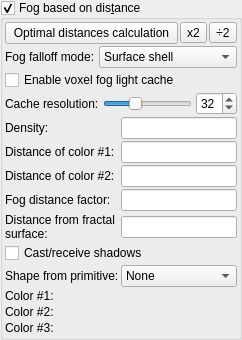
            <widget class="MyGroupBox" name="groupCheck_volumetric_fog_enabled">
             <property name="toolTip">
              <string>&lt;html&gt;&lt;head/&gt;&lt;body&gt;&lt;p&gt;Fog density depends on distance from the fractal surface.&lt;/p&gt;&lt;p&gt;&lt;b&gt;Note:&lt;/b&gt; enabling volumetric fog in OpenCL compiles extra shader code and may trigger a kernel rebuild.&lt;/p&gt;&lt;table border=&quot;0&quot; style=&quot; margin-top:0px; margin-bottom:0px; margin-left:0px; margin-right:0px;&quot; cellspacing=&quot;2&quot; cellpadding=&quot;0&quot;&gt;&lt;tr&gt;&lt;td&gt;&lt;p&gt;High distance values&lt;/p&gt;&lt;/td&gt;&lt;td&gt;&lt;p&gt;Low distance values&lt;/p&gt;&lt;/td&gt;&lt;/tr&gt;&lt;tr&gt;&lt;td&gt;&lt;p&gt;&lt;img src=&quot;:/tooltips/tooltips_images/image - shader - distance glow.jpg&quot;/&gt;&lt;/p&gt;&lt;/td&gt;&lt;td&gt;&lt;p&gt;&lt;img src=&quot;:/tooltips/tooltips_images/image - shader - distance glow 2.jpeg&quot;/&gt;&lt;/p&gt;&lt;/td&gt;&lt;/tr&gt;&lt;/table&gt;&lt;/body&gt;&lt;/html&gt;</string>
             </property>
             <property name="title">
              <string>Fog based on dis&amp;tance</string>
             </property>
             <property name="checkable">
              <bool>true</bool>
             </property>
             <layout class="QVBoxLayout" name="verticalLayout_33">
              <property name="spacing">
               <number>2</number>
              </property>
              <property name="leftMargin">
               <number>2</number>
              </property>
              <property name="topMargin">
               <number>2</number>
              </property>
              <property name="rightMargin">
               <number>2</number>
              </property>
              <property name="bottomMargin">
               <number>2</number>
              </property>
              <item>
               <layout class="QHBoxLayout" name="horizontalLayout_4">
                <property name="spacing">
                 <number>2</number>
                </property>
                <item>
                 <widget class="QPushButton" name="button_calculateFog">
                  <property name="sizePolicy">
                   <sizepolicy hsizetype="Minimum" vsizetype="Maximum">
                    <horstretch>0</horstretch>
                    <verstretch>0</verstretch>
                   </sizepolicy>
                  </property>
                  <property name="toolTip">
                   <string>&lt;html&gt;&lt;head/&gt;&lt;body&gt;&lt;p&gt;Calculates optimal settings for fog effect.&lt;/p&gt;&lt;/body&gt;&lt;/html&gt;</string>
                  </property>
                  <property name="text">
                   <string>Optimal distances calculation</string>
                  </property>
                 </widget>
                </item>
                <item>
                 <widget class="QToolButton" name="toolButton_fog_distance_double">
                  <property name="text">
                   <string>x2</string>
                  </property>
                 </widget>
                </item>
                <item>
                 <widget class="QToolButton" name="toolButton_fog_distance_half">
                  <property name="text">
                   <string>÷2</string>
                  </property>
                 </widget>
                </item>
               </layout>
              </item>
              <item>
               <layout class="QHBoxLayout" name="horizontalLayout_volumetricFogMode">
                <property name="spacing">
                 <number>4</number>
                </property>
                <item>
                 <widget class="QLabel" name="label_volumetric_fog_mode">
                  <property name="text">
                   <string>Fog falloff mode:</string>
                  </property>
                  <property name="toolTip">
                   <string>Controls how volumetric fog density varies in space. Surface shell wraps the fractal (default). Other modes use ray depth, world height, camera distance, or a hybrid blend.</string>
                  </property>
                 </widget>
                </item>
                <item>
                 <widget class="QComboBox" name="comboBox_volumetric_fog_mode">
                  <property name="toolTip">
                   <string>Surface shell = Lorentzian around DE surface. Exponential depth = uniform haze along the view ray. Height fog = denser below a Y threshold. Camera distance = fog increases with distance from camera. Hybrid = 50/50 shell + depth.</string>
                  </property>
                  <item>
                   <property name="text">
                    <string>Surface shell</string>
                   </property>
                  </item>
                  <item>
                   <property name="text">
                    <string>Exponential depth</string>
                   </property>
                  </item>
                  <item>
                   <property name="text">
                    <string>Height fog</string>
                   </property>
                  </item>
                  <item>
                   <property name="text">
                    <string>Camera distance</string>
                   </property>
                  </item>
                  <item>
                   <property name="text">
                    <string>Hybrid shell + depth</string>
                   </property>
                  </item>
                 </widget>
                </item>
               </layout>
              </item>
              <item>
               <widget class="MyCheckBox" name="checkBox_voxel_fog_cache_enabled">
                <property name="toolTip">
                 <string>Precomputes a coarse 3D light cache for volumetric fog. Reduces per-step light marching cost in scenes with many lights (approximate, no volumetric shadows).</string>
                </property>
                <property name="text">
                 <string>Enable voxel fog light cache</string>
                </property>
               </widget>
              </item>
              <item>
               <layout class="QHBoxLayout" name="horizontalLayout_voxel_fog_cache_resolution">
                <property name="spacing">
                 <number>4</number>
                </property>
                <item>
                 <widget class="QLabel" name="label_voxel_fog_cache_resolution">
                  <property name="text">
                   <string>Cache resolution:</string>
                  </property>
                 </widget>
                </item>
                <item>
                 <widget class="QSlider" name="sliderInt_voxel_fog_cache_resolution">
                  <property name="minimum">
                   <number>16</number>
                  </property>
                  <property name="maximum">
                   <number>64</number>
                  </property>
                  <property name="value">
                   <number>32</number>
                  </property>
                  <property name="orientation">
                   <enum>Qt::Horizontal</enum>
                  </property>
                 </widget>
                </item>
                <item>
                 <widget class="MySpinBox" name="spinboxInt_voxel_fog_cache_resolution">
                  <property name="minimum">
                   <number>16</number>
                  </property>
                  <property name="maximum">
                   <number>64</number>
                  </property>
                  <property name="value">
                   <number>32</number>
                  </property>
                 </widget>
                </item>
               </layout>
              </item>
              <item>
               <layout class="QGridLayout" name="gridLayout_13" columnstretch="0,0">
                <property name="spacing">
                 <number>2</number>
                </property>
                <item row="7" column="0">
                 <widget class="QLabel" name="label_75">
                  <property name="text">
                   <string>Shape from primitive:</string>
                  </property>
                 </widget>
                </item>
                <item row="9" column="1">
                 <widget class="MyColorButton" name="colorButton_fog_color_2" native="true">
                  <property name="toolTip">
                   <string>&lt;html&gt;&lt;head/&gt;&lt;body&gt;&lt;p&gt;Color of fog which is used between distance #1  and distance #2&lt;/p&gt;&lt;/body&gt;&lt;/html&gt;</string>
                  </property>
                  <property name="text" stdset="0">
                   <string>PushButton</string>
                  </property>
                 </widget>
                </item>
                <item row="5" column="0">
                 <widget class="QLabel" name="label_100">
                  <property name="text">
                   <string>Distance from fractal surface:</string>
                  </property>
                  <property name="wordWrap">
                   <bool>true</bool>
                  </property>
                 </widget>
                </item>
                <item row="1" column="1">
                 <widget class="MyLineEdit" name="logedit_volumetric_fog_density">
                  <property name="toolTip">
                   <string>&lt;html&gt;&lt;head/&gt;&lt;body&gt;&lt;p&gt;Density of fog. Higher values produce denser fog. &lt;/p&gt;&lt;/body&gt;&lt;/html&gt;</string>
                  </property>
                 </widget>
                </item>
                <item row="8" column="0">
                 <widget class="QLabel" name="label_66">
                  <property name="text">
                   <string>Color #1:</string>
                  </property>
                 </widget>
                </item>
                <item row="1" column="0">
                 <widget class="QLabel" name="label_65">
                  <property name="text">
                   <string>Density:</string>
                  </property>
                 </widget>
                </item>
                <item row="3" column="1">
                 <widget class="MyLineEdit" name="logedit_volumetric_fog_colour_2_distance">
                  <property name="toolTip">
                   <string>&lt;html&gt;&lt;head/&gt;&lt;body&gt;&lt;p&gt;Maximum fog distance of color #2 from the fractal surface, and minimum fog distance for color #3.&lt;/p&gt;&lt;/body&gt;&lt;/html&gt;</string>
                  </property>
                 </widget>
                </item>
                <item row="9" column="0">
                 <widget class="QLabel" name="label_78">
                  <property name="text">
                   <string>Color #2:</string>
                  </property>
                 </widget>
                </item>
                <item row="6" column="0" colspan="2">
                 <widget class="MyCheckBox" name="checkBox_distance_fog_shadows">
                  <property name="sizePolicy">
                   <sizepolicy hsizetype="Minimum" vsizetype="Maximum">
                    <horstretch>0</horstretch>
                    <verstretch>0</verstretch>
                   </sizepolicy>
                  </property>
                  <property name="toolTip">
                   <string>&lt;html&gt;&lt;head/&gt;&lt;body&gt;&lt;p&gt;Enables full shadow interaction for basic fog. &lt;/p&gt;&lt;p&gt;When activated, basic fog volumes will both cast shadows onto scene geometry and receive shadows from other objects and light sources. &lt;/p&gt;&lt;p&gt;This affects how light propagates through the fog, allowing occlusion effects and shadowed regions within and behind fog areas. &lt;/p&gt;&lt;p&gt;The result is a more physically accurate and visually integrated rendering of fog, though enabling this may increase computational complexity and rendering time due to additional light and shadow sampling.&lt;/p&gt;&lt;/body&gt;&lt;/html&gt;</string>
                  </property>
                  <property name="text">
                   <string>Cast/receive shadows</string>
                  </property>
                 </widget>
                </item>
                <item row="2" column="1">
                 <widget class="MyLineEdit" name="logedit_volumetric_fog_colour_1_distance">
                  <property name="toolTip">
                   <string>&lt;html&gt;&lt;head/&gt;&lt;body&gt;&lt;p&gt;Maximum fog distance of color #1 from the fractal surface, and minimum fog distance for color #2.&lt;/p&gt;&lt;/body&gt;&lt;/html&gt;</string>
                  </property>
                 </widget>
                </item>
                <item row="10" column="0">
                 <widget class="QLabel" name="label_79">
                  <property name="text">
                   <string>Color #3:</string>
                  </property>
                 </widget>
                </item>
                <item row="4" column="1">
                 <widget class="MyLineEdit" name="logedit_volumetric_fog_distance_factor">
                  <property name="toolTip">
                   <string>&lt;html&gt;&lt;head/&gt;&lt;body&gt;&lt;p&gt;Adjusts the density of fog based on  the  distance from the fractal surface. Higher values produces fog which reaches further from the fractal surface.&lt;/p&gt;&lt;/body&gt;&lt;/html&gt;</string>
                  </property>
                 </widget>
                </item>
                <item row="2" column="0">
                 <widget class="QLabel" name="label_67">
                  <property name="text">
                   <string>Distance of color #1:</string>
                  </property>
                 </widget>
                </item>
                <item row="8" column="1">
                 <widget class="MyColorButton" name="colorButton_fog_color_1" native="true">
                  <property name="toolTip">
                   <string>&lt;html&gt;&lt;head/&gt;&lt;body&gt;&lt;p&gt;Color of fog which is used from fractal surface to distance #1&lt;/p&gt;&lt;/body&gt;&lt;/html&gt;</string>
                  </property>
                  <property name="text" stdset="0">
                   <string>PushButton</string>
                  </property>
                 </widget>
                </item>
                <item row="3" column="0">
                 <widget class="QLabel" name="label_76">
                  <property name="text">
                   <string>Distance of color #2:</string>
                  </property>
                 </widget>
                </item>
                <item row="4" column="0">
                 <widget class="QLabel" name="label_77">
                  <property name="text">
                   <string>Fog distance factor:</string>
                  </property>
                 </widget>
                </item>
                <item row="5" column="1">
                 <widget class="MyLineEdit" name="logedit_volumetric_fog_distance_from_surface">
                  <property name="toolTip">
                   <string>&lt;html&gt;&lt;head/&gt;&lt;body&gt;&lt;p&gt;Adjusts the density of fog based on  the  distance from the fractal surface. Higher values produces fog which reaches further from the fractal surface.&lt;/p&gt;&lt;/body&gt;&lt;/html&gt;</string>
                  </property>
                 </widget>
                </item>
                <item row="7" column="1">
                 <widget class="MyComboBox" name="comboBox_distance_fog_primitive">
                  <property name="toolTip">
                   <string>Selects the geometric primitive used to define the spatial boundaries of basic fog. The chosen shape (such as box, sphere, or other available primitives) determines where in the scene the basic fog effect will be applied, allowing for precise control over the fog’s location and extent.</string>
                  </property>
                  <item>
                   <property name="text">
                    <string>None</string>
                   </property>
                  </item>
                 </widget>
                </item>
                <item row="10" column="1">
                 <widget class="MyColorButton" name="colorButton_fog_color_3" native="true">
                  <property name="toolTip">
                   <string>&lt;html&gt;&lt;head/&gt;&lt;body&gt;&lt;p&gt;Color of fog which is used farther than distance #2&lt;/p&gt;&lt;/body&gt;&lt;/html&gt;</string>
                  </property>
                  <property name="text" stdset="0">
                   <string>PushButton</string>
                  </property>
                 </widget>
                </item>
               </layout>
              </item>
             </layout>
            </widget>
